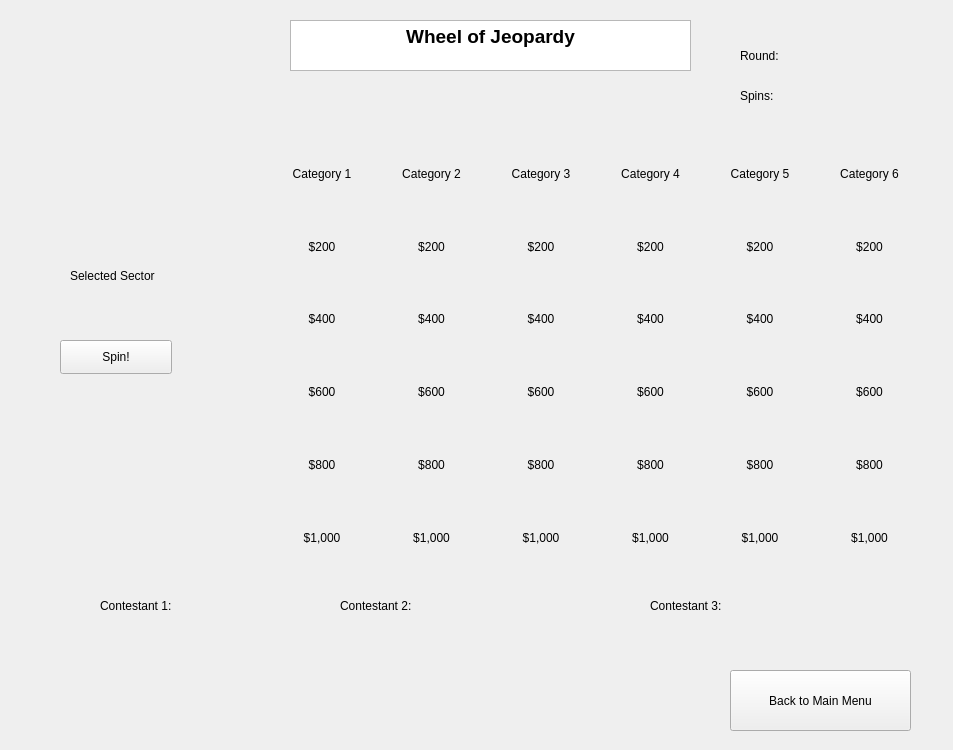
<?xml version="1.0" encoding="UTF-8"?>
<ui version="4.0">
 <class>game</class>
 <widget class="QWidget" name="game">
  <property name="geometry">
   <rect>
    <x>0</x>
    <y>0</y>
    <width>953</width>
    <height>750</height>
   </rect>
  </property>
  <property name="sizePolicy">
   <sizepolicy hsizetype="Preferred" vsizetype="Preferred">
    <horstretch>6</horstretch>
    <verstretch>6</verstretch>
   </sizepolicy>
  </property>
  <property name="windowTitle">
   <string>Form</string>
  </property>
  <widget class="QTextEdit" name="title">
   <property name="geometry">
    <rect>
     <x>290</x>
     <y>20</y>
     <width>401</width>
     <height>51</height>
    </rect>
   </property>
   <property name="html">
    <string>&lt;!DOCTYPE HTML PUBLIC &quot;-//W3C//DTD HTML 4.0//EN&quot; &quot;http://www.w3.org/TR/REC-html40/strict.dtd&quot;&gt;
&lt;html&gt;&lt;head&gt;&lt;meta name=&quot;qrichtext&quot; content=&quot;1&quot; /&gt;&lt;style type=&quot;text/css&quot;&gt;
p, li { white-space: pre-wrap; }
&lt;/style&gt;&lt;/head&gt;&lt;body style=&quot; font-family:'MS Shell Dlg 2'; font-size:8pt; font-weight:400; font-style:normal;&quot;&gt;
&lt;p align=&quot;center&quot; style=&quot; margin-top:0px; margin-bottom:0px; margin-left:0px; margin-right:0px; -qt-block-indent:0; text-indent:0px;&quot;&gt;&lt;span style=&quot; font-size:14pt; font-weight:600;&quot;&gt;Wheel of Jeopardy&lt;/span&gt;&lt;/p&gt;&lt;/body&gt;&lt;/html&gt;</string>
   </property>
  </widget>
  <widget class="QLabel" name="round">
   <property name="geometry">
    <rect>
     <x>740</x>
     <y>30</y>
     <width>151</width>
     <height>51</height>
    </rect>
   </property>
   <property name="text">
    <string>Round:</string>
   </property>
  </widget>
  <widget class="QLabel" name="spins">
   <property name="geometry">
    <rect>
     <x>740</x>
     <y>70</y>
     <width>151</width>
     <height>51</height>
    </rect>
   </property>
   <property name="text">
    <string>Spins:</string>
   </property>
  </widget>
  <widget class="QLabel" name="contestant1">
   <property name="geometry">
    <rect>
     <x>100</x>
     <y>580</y>
     <width>151</width>
     <height>51</height>
    </rect>
   </property>
   <property name="text">
    <string>Contestant 1:</string>
   </property>
  </widget>
  <widget class="QLabel" name="contestant2">
   <property name="geometry">
    <rect>
     <x>340</x>
     <y>580</y>
     <width>151</width>
     <height>51</height>
    </rect>
   </property>
   <property name="text">
    <string>Contestant 2:</string>
   </property>
  </widget>
  <widget class="QLabel" name="contestant3">
   <property name="geometry">
    <rect>
     <x>650</x>
     <y>580</y>
     <width>151</width>
     <height>51</height>
    </rect>
   </property>
   <property name="text">
    <string>Contestant 3:</string>
   </property>
  </widget>
  <widget class="QPushButton" name="spinner">
   <property name="geometry">
    <rect>
     <x>60</x>
     <y>340</y>
     <width>112</width>
     <height>34</height>
    </rect>
   </property>
   <property name="text">
    <string>Spin!</string>
   </property>
  </widget>
  <widget class="QLabel" name="sector">
   <property name="geometry">
    <rect>
     <x>70</x>
     <y>250</y>
     <width>121</width>
     <height>51</height>
    </rect>
   </property>
   <property name="text">
    <string>Selected Sector</string>
   </property>
  </widget>
  <widget class="QWidget" name="gridLayoutWidget">
   <property name="geometry">
    <rect>
     <x>270</x>
     <y>140</y>
     <width>651</width>
     <height>431</height>
    </rect>
   </property>
   <layout class="QGridLayout" name="gridLayout">
    <item row="2" column="1">
     <widget class="QLabel" name="c2q2">
      <property name="text">
       <string>$400</string>
      </property>
      <property name="alignment">
       <set>Qt::AlignCenter</set>
      </property>
     </widget>
    </item>
    <item row="3" column="4">
     <widget class="QLabel" name="c5q3">
      <property name="text">
       <string>$600</string>
      </property>
      <property name="alignment">
       <set>Qt::AlignCenter</set>
      </property>
     </widget>
    </item>
    <item row="3" column="3">
     <widget class="QLabel" name="c4q3">
      <property name="text">
       <string>$600</string>
      </property>
      <property name="alignment">
       <set>Qt::AlignCenter</set>
      </property>
     </widget>
    </item>
    <item row="4" column="0">
     <widget class="QLabel" name="c1q4">
      <property name="text">
       <string>$800</string>
      </property>
      <property name="alignment">
       <set>Qt::AlignCenter</set>
      </property>
     </widget>
    </item>
    <item row="2" column="4">
     <widget class="QLabel" name="c5q2">
      <property name="text">
       <string>$400</string>
      </property>
      <property name="alignment">
       <set>Qt::AlignCenter</set>
      </property>
     </widget>
    </item>
    <item row="2" column="2">
     <widget class="QLabel" name="c3q2">
      <property name="text">
       <string>$400</string>
      </property>
      <property name="alignment">
       <set>Qt::AlignCenter</set>
      </property>
     </widget>
    </item>
    <item row="1" column="0">
     <widget class="QLabel" name="c1q1">
      <property name="text">
       <string>$200</string>
      </property>
      <property name="alignment">
       <set>Qt::AlignCenter</set>
      </property>
     </widget>
    </item>
    <item row="5" column="1">
     <widget class="QLabel" name="c2q5">
      <property name="text">
       <string>$1,000</string>
      </property>
      <property name="alignment">
       <set>Qt::AlignCenter</set>
      </property>
     </widget>
    </item>
    <item row="4" column="3">
     <widget class="QLabel" name="c4q4">
      <property name="text">
       <string>$800</string>
      </property>
      <property name="alignment">
       <set>Qt::AlignCenter</set>
      </property>
     </widget>
    </item>
    <item row="1" column="1">
     <widget class="QLabel" name="c2q1">
      <property name="text">
       <string>$200</string>
      </property>
      <property name="alignment">
       <set>Qt::AlignCenter</set>
      </property>
     </widget>
    </item>
    <item row="4" column="1">
     <widget class="QLabel" name="c2q4">
      <property name="text">
       <string>$800</string>
      </property>
      <property name="alignment">
       <set>Qt::AlignCenter</set>
      </property>
     </widget>
    </item>
    <item row="5" column="0">
     <widget class="QLabel" name="c1q5">
      <property name="text">
       <string>$1,000</string>
      </property>
      <property name="alignment">
       <set>Qt::AlignCenter</set>
      </property>
     </widget>
    </item>
    <item row="0" column="3">
     <widget class="QLabel" name="c4">
      <property name="text">
       <string>Category 4</string>
      </property>
      <property name="alignment">
       <set>Qt::AlignCenter</set>
      </property>
     </widget>
    </item>
    <item row="0" column="2">
     <widget class="QLabel" name="c3">
      <property name="text">
       <string>Category 3</string>
      </property>
      <property name="alignment">
       <set>Qt::AlignCenter</set>
      </property>
     </widget>
    </item>
    <item row="0" column="1">
     <widget class="QLabel" name="c2">
      <property name="text">
       <string>Category 2</string>
      </property>
      <property name="alignment">
       <set>Qt::AlignCenter</set>
      </property>
     </widget>
    </item>
    <item row="0" column="5">
     <widget class="QLabel" name="c6">
      <property name="text">
       <string>Category 6</string>
      </property>
      <property name="alignment">
       <set>Qt::AlignCenter</set>
      </property>
     </widget>
    </item>
    <item row="0" column="4">
     <widget class="QLabel" name="c5">
      <property name="text">
       <string>Category 5</string>
      </property>
      <property name="alignment">
       <set>Qt::AlignCenter</set>
      </property>
     </widget>
    </item>
    <item row="3" column="0">
     <widget class="QLabel" name="c1q3">
      <property name="text">
       <string>$600</string>
      </property>
      <property name="alignment">
       <set>Qt::AlignCenter</set>
      </property>
     </widget>
    </item>
    <item row="1" column="4">
     <widget class="QLabel" name="c5q1">
      <property name="text">
       <string>$200</string>
      </property>
      <property name="alignment">
       <set>Qt::AlignCenter</set>
      </property>
     </widget>
    </item>
    <item row="3" column="1">
     <widget class="QLabel" name="c2q3">
      <property name="text">
       <string>$600</string>
      </property>
      <property name="alignment">
       <set>Qt::AlignCenter</set>
      </property>
     </widget>
    </item>
    <item row="3" column="2">
     <widget class="QLabel" name="c3q3">
      <property name="text">
       <string>$600</string>
      </property>
      <property name="alignment">
       <set>Qt::AlignCenter</set>
      </property>
     </widget>
    </item>
    <item row="1" column="3">
     <widget class="QLabel" name="c4q1">
      <property name="text">
       <string>$200</string>
      </property>
      <property name="alignment">
       <set>Qt::AlignCenter</set>
      </property>
     </widget>
    </item>
    <item row="2" column="5">
     <widget class="QLabel" name="c6q2">
      <property name="text">
       <string>$400</string>
      </property>
      <property name="alignment">
       <set>Qt::AlignCenter</set>
      </property>
     </widget>
    </item>
    <item row="1" column="5">
     <widget class="QLabel" name="c6q1">
      <property name="text">
       <string>$200</string>
      </property>
      <property name="alignment">
       <set>Qt::AlignCenter</set>
      </property>
     </widget>
    </item>
    <item row="4" column="2">
     <widget class="QLabel" name="c3q4">
      <property name="text">
       <string>$800</string>
      </property>
      <property name="alignment">
       <set>Qt::AlignCenter</set>
      </property>
     </widget>
    </item>
    <item row="1" column="2">
     <widget class="QLabel" name="c3q1">
      <property name="text">
       <string>$200</string>
      </property>
      <property name="alignment">
       <set>Qt::AlignCenter</set>
      </property>
     </widget>
    </item>
    <item row="0" column="0">
     <widget class="QLabel" name="c1">
      <property name="text">
       <string>Category 1</string>
      </property>
      <property name="alignment">
       <set>Qt::AlignCenter</set>
      </property>
     </widget>
    </item>
    <item row="3" column="5">
     <widget class="QLabel" name="c6q3">
      <property name="text">
       <string>$600</string>
      </property>
      <property name="alignment">
       <set>Qt::AlignCenter</set>
      </property>
     </widget>
    </item>
    <item row="2" column="3">
     <widget class="QLabel" name="c4q2">
      <property name="text">
       <string>$400</string>
      </property>
      <property name="alignment">
       <set>Qt::AlignCenter</set>
      </property>
     </widget>
    </item>
    <item row="2" column="0">
     <widget class="QLabel" name="c1q2">
      <property name="text">
       <string>$400</string>
      </property>
      <property name="alignment">
       <set>Qt::AlignCenter</set>
      </property>
     </widget>
    </item>
    <item row="4" column="4">
     <widget class="QLabel" name="c5q4">
      <property name="text">
       <string>$800</string>
      </property>
      <property name="alignment">
       <set>Qt::AlignCenter</set>
      </property>
     </widget>
    </item>
    <item row="4" column="5">
     <widget class="QLabel" name="c6q4">
      <property name="text">
       <string>$800</string>
      </property>
      <property name="alignment">
       <set>Qt::AlignCenter</set>
      </property>
     </widget>
    </item>
    <item row="5" column="2">
     <widget class="QLabel" name="c3q5">
      <property name="text">
       <string>$1,000</string>
      </property>
      <property name="alignment">
       <set>Qt::AlignCenter</set>
      </property>
     </widget>
    </item>
    <item row="5" column="4">
     <widget class="QLabel" name="c5q5">
      <property name="text">
       <string>$1,000</string>
      </property>
      <property name="alignment">
       <set>Qt::AlignCenter</set>
      </property>
     </widget>
    </item>
    <item row="5" column="3">
     <widget class="QLabel" name="c4q5">
      <property name="text">
       <string>$1,000</string>
      </property>
      <property name="alignment">
       <set>Qt::AlignCenter</set>
      </property>
     </widget>
    </item>
    <item row="5" column="5">
     <widget class="QLabel" name="c6q5">
      <property name="text">
       <string>$1,000</string>
      </property>
      <property name="alignment">
       <set>Qt::AlignCenter</set>
      </property>
     </widget>
    </item>
   </layout>
  </widget>
  <widget class="QPushButton" name="back">
   <property name="geometry">
    <rect>
     <x>730</x>
     <y>670</y>
     <width>181</width>
     <height>61</height>
    </rect>
   </property>
   <property name="text">
    <string>Back to Main Menu</string>
   </property>
  </widget>
 </widget>
 <resources/>
 <connections/>
</ui>
